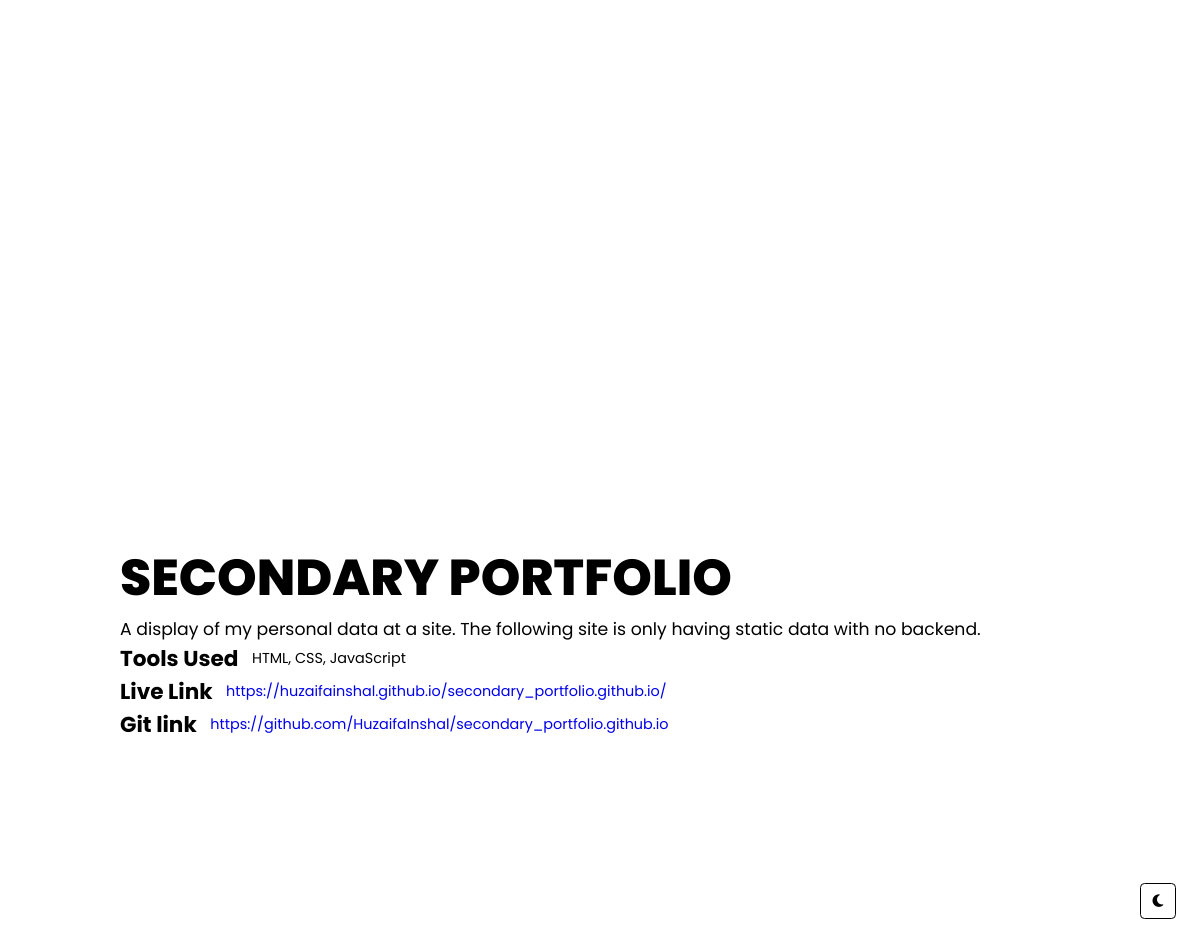
Screenshot of /project/2/ with the database file from the repository.
### main/models.py (models this page shows, shortened)
class Projects(models.Model):
    id = models.AutoField(primary_key=True)
    name = models.CharField(max_length=200)
    description = models.TextField()
    tools = models.TextField()
    tags = models.ManyToManyField(Tags,null=True,related_name='tags')
    image_path = models.ImageField(upload_to='files/images')
    report_path = models.FileField(upload_to='files/report',blank=True)
    priority = models.IntegerField(default=0)
    live_link = models.URLField(null=True,blank=True)
    git_link = models.URLField(null=True,blank=True)
    target = models.TextField(null=True,blank=True,default='web')

### main/views.py (the view)
# urls.py: path('project/<str:pk>/',views.Final,name='final'),
def Final(request,pk):
    final = Projects.objects.get(id=pk)
    context={'final':final}
    return render(request,'third.html',context)

### main/templates/third.html (shortened to what this page needs)
<!DOCTYPE html>
{% load static %}
<html lang="en">
<head>
    <link rel="stylesheet" href="https://cdnjs.cloudflare.com/ajax/libs/font-awesome/6.3.0/css/all.min.css">
    <link rel="stylesheet" href="{% static 'styles/third.css' %}">
</head>
<body onload=zoom()>
    <div id="switch" class="switch" onclick="switchtheme()">
        <i class="fa-solid fa-moon"></i>
      </div>
    <div class="container">
        <div class="imgholder">
        </div>
        <div class="container2">
        <h1 class="h1">{{final.name}}</h1>
        <p class="p1">{{final.description}}</p>
        <div class="flex-row">
            <h2 class="h2">Tools Used</h2>
            <p class="p2">{{final.tools}}</p>
        </div>
        {% if final.live_link %}
        <div class="flex-row">
            <h2 class="h2">Live Link</h2>
            <a style="text-decoration: none;" href="{{final.live_link}}" target="_blank" ><p class="p2">{{final.live_link}}</p></a>
        </div>
        {% endif %}
        <div class="flex-row">
            {% if final.git_link %}
            <h2 class="h2">Git link</h2>
            <a href="{{final.git_link}}" target="_blank"style="text-decoration: none;"><p class="p2">{{final.git_link}}</p></a>
        </div>
        {% endif %}
        </div>
    </div>
</body>
</html>

### main/static/styles/third.css (style rules this page uses)
* { margin: 0; padding: 0; box-sizing: border-box; font-family: "Poppins" , sans-serif; }
html { scroll-behavior: smooth; }
:root { --fonta: 3.5rem; --fontb: 2.3rem; --fontc:1.2rem; --fontd:0.8rem; --black:#000000; --white:#FFFFFF; --sub: rgb(6, 201, 240); --fonta: 3.5rem; --fontb: 2.3rem; --fontc:1.2rem; --fontd:0.8rem; --suba:var(--black); --subb:var(--black); }
body { background-color: var(--white); }
.switch { position: fixed; bottom: 4%; right: 2%; display: flex; justify-content: center; align-items: center; color: var(--black); border-radius: 5px; border-style: solid; border-width: 2px; border-color: var(--black); cursor: pointer; width: 2.5rem; height: 2.5rem; z-index: 1000; }
.container { background-color: var(--white); color: var(--black); height: 100%; padding-top: 5%; }
.imgholder { height: 50vh; background-color: var(--white); display:flex; justify-content:center; }
.container2 { padding: 10%; }
.h1 { font-size: var(--fonta); font-weight: 800; text-transform: uppercase; }
.p1 { font-size: var(--fontc); }
.flex-row { display: flex; flex-direction: row; gap:15px; align-items: center; }

### rows the page displays
Projects: name "SECONDARY PORTFOLIO", description "A display of my personal data at a site. The following site is only having static data with no backend.", tools "HTML, CSS, JavaScript", live_link "https://huzaifainshal.github.io/secondary_portfolio.github.io/", git_link "https://github.com/HuzaifaInshal/secondary_portfolio.github.io"
